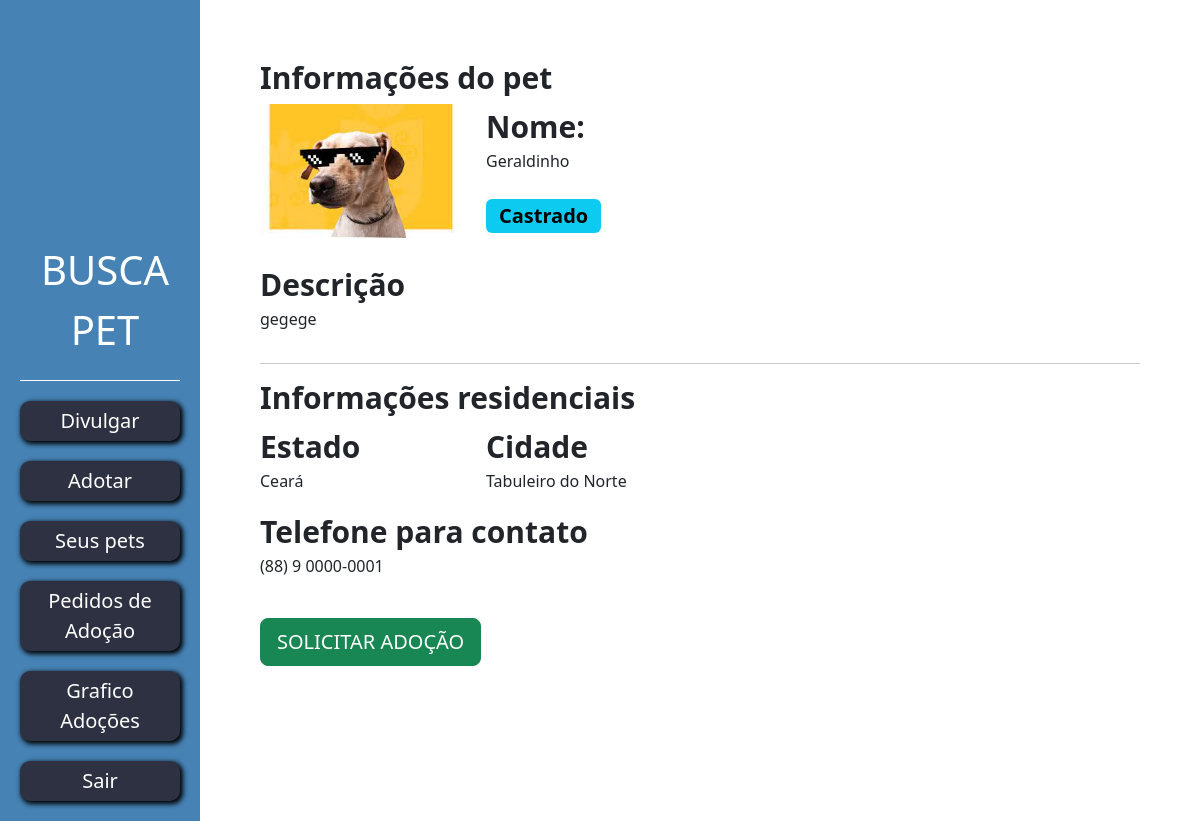
/divulgar/ver_pet/14 (signed in), run on the app's committed database.
### divulgar/models.py (models this page shows, shortened)
class Pet(models.Model):
    choices_status = (('P', 'Para adoção'), ('A', 'Adotado'), ('E', 'Em adoção'))
    usuario = models.ForeignKey(User, on_delete=models.DO_NOTHING)
    foto = models.ImageField(upload_to="fotos_pets")
    nome = models.CharField(max_length=100)
    descricao = models.TextField()
    estado = models.CharField(max_length=50)
    cidade = models.CharField(max_length=50)
    telefone = models.CharField(max_length=16)
    tags = models.ManyToManyField(Tag)
    raca = models.ForeignKey(Raca, on_delete=models.DO_NOTHING)
    status = models.CharField(max_length=1, choices=choices_status, default='P')

class Tag(models.Model):
    tag = models.CharField(max_length=100)
    def __str__(self):
        return self.tag

### divulgar/views.py (the view)
# urls.py: path('ver_pet/<int:id>', views.ver_pet, name="ver_pet"),
@login_required
def ver_pet(request, id):
    if request.method == "GET":
        pet = Pet.objects.get(id=id)
        return render(request, 'ver_pet.html', {'pet': pet})

### divulgar/templates/ver_pet.html (shortened to what this page needs)
{% load static %}
<!doctype html>
<html lang="pt-BR">
    <head>
    <link href="https://cdn.jsdelivr.net/npm/bootstrap@5.3.0-alpha1/dist/css/bootstrap.min.css" rel="stylesheet">
    <link href="{% static 'usuarios/css/cadastro.css' %}" rel="stylesheet">
    <link href="{% static 'divulgar/css/novo_pet.css' %}" rel="stylesheet">
    <link href="{% static 'divulgar/css/seus_pet.css' %}" rel="stylesheet">
    <link href="{% static 'adotar/css/listar_pets.css' %}" rel="stylesheet">
    </head>
    <body>
        <div class="container-fluid vh-100">
            <div class="row h-100">
                <div class="col-lg-2 col-md-4 col-sm-4 col-6 bg-side-plataforma sidebar d-flex flex-column">
                    <div class='header' style="display: flex; flex-direction: column; align-items: center;">
                        <lottie-player src="https://lottie.host/37ac0c6f-c033-48d4-8560-f8fc7dbd4d67/8jK52lH0Uc.json"
                            background="transparent"  speed="1" style="width: 200px; height: 200px;" loop autoplay>
                        </lottie-player>
                        <span class="font-logo">BUSCA PET</span>
                    </div>
                    <button class="btn-custom-primary" onclick="location.href='{% url 'novo_pet' %}'">Divulgar</button>
                    <button class="btn-custom-primary" onclick="location.href='{% url 'listar_pets' %}'">Adotar</button>
                    <button class="btn-custom-primary" onclick="location.href='{% url 'seus_pets' %}'">Seus pets</button>
                    <button class="btn-custom-primary" onclick="location.href='{% url 'ver_pedido_adocao' %}'">Pedidos de Adoção</button>
                    <button class="btn-custom-primary" onclick="location.href='{% url 'dashboard' %}'">Grafico Adoções</button>
                    <button class="btn-custom-primary" onclick="location.href='{% url 'sair' %}'">Sair</button>
                </div>
                <div style="padding:60px" class="col-md">
                    <h3 class="span-bold">Informações do pet</h3>
                    <div class="row">
                        <div class="col-md-3">
                            <img width="100%" src="{{pet.foto.url}}">
                        </div>
                        <div class="col-md-9">
                            <span class="span-bold">Nome:</span>
                            <p>{{pet.nome}}</p>
                            <div style="width:40%">
                                {% for tag in pet.tags.all %}
                                    <span class="badge text-bg-info badge-lg">{{tag}}</span>
                                {% endfor %}
                            </div>
                        </div>
                    </div>
                    <br>
                    <div class="row">
                        <div class="col-md-5">
                            <span class="span-bold">Descrição</span>
                            <p>{{pet.descricao}}</p>
                        </div>
                        <div class="col-md-7">
                        </div>
                    </div>
                    <hr>
                    <div class="row">
                        <h3 class="span-bold">Informações residenciais</h3>
                        <div class="col-md">
                            <div class="row">
                                <div class="col-md">
                                    <span class="span-bold">Estado</span>
                                    <p>{{pet.estado}}</p>
                                </div>
                                <div class="col-md">
                                    <span class="span-bold">Cidade</span>
                                    <p>{{pet.cidade}}</p>
                                </div>
                            </div>
                            <span class="span-bold">Telefone para contato</span>
                            <p>{{pet.telefone}}</p>
                            <br>
                            <a href="{% url 'pedido_adocao' pet.id %}" class="btn btn-success btn-lg">SOLICITAR ADOÇÃO</a>
                        </div>
                        <div class="col-md">
                        </div>
                    </div>
                </div>
            </div>
        </div>
    </body>
</html>

### templates/static/usuarios/css/cadastro.css (style rules this page uses)
.header { border-bottom: 1px solid white; padding: 20px; }
.font-logo { margin-left: 10px; font-size: 40px; }
.btn-custom-primary { background-color: #2D3142; border: none; box-shadow: 2px 2px 5px 1px black; color: white; font-size: 20px; padding: 5px 20px 5px 20px; border-radius: 10px; margin-top: 20px; }

### templates/static/divulgar/css/novo_pet.css (style rules this page uses)
.sidebar { text-align: center; padding: 20px; }

### templates/static/adotar/css/listar_pets.css (style rules this page uses)
.span-bold { font-weight: bold; font-size: 30px; }
.badge-lg { font-size: 20px; margin-top: 10px; }
.bg-side-plataforma { background-color: #4682B4; color: white; }

### data on the page
Pet: foto (picture), nome "Geraldinho", descricao "gegege", estado "Ceará", cidade "Tabuleiro do Norte", telefone "(88) 9 0000-0001"
Tag: tag "Castrado"
